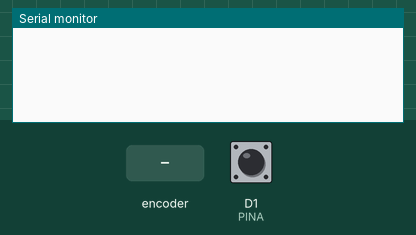
Recording of a sketch running on a simulated ESP8266 (NodeMCU). Shown: the last lines printed to the serial monitor. Inputs (shaded band) come from the test bench; at power-on: D1 (PINA) HIGH.

Above: at 1.2 s.
1.3 s: rotary encoder on D1 (PINA) / D2 (PINB) turned 1 step (first pin leading)
At 2.0 s:
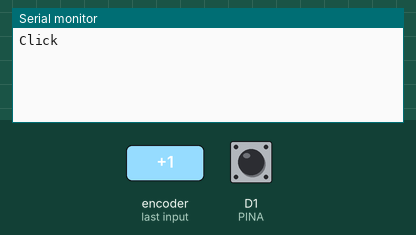
3.0 s: rotary encoder on D1 (PINA) / D2 (PINB) turned 1 step (first pin leading)
At 3.9 s:
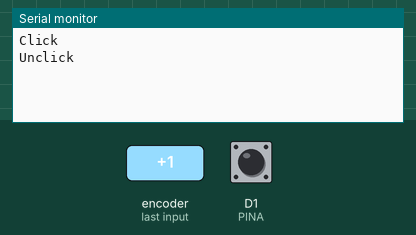

The sketch:

switch-3.ino
```cpp
/*
 *
 *
 *
 *
 */
#define PINA D1
#define PINB D2

int etatPinA = 0;
int etatPinB = 0;
int clic = 0;

int temps = 0;

void setup() {
  // put your setup code here, to run once:
  Serial.begin(9600); //initialisation port serie

  pinMode(PINA, INPUT_PULLUP);
  pinMode(PINB, INPUT_PULLUP);

//  delay(500);
//  Serial.println("");
//  digitalWrite(D1, LOW);
//  digitalWrite(D2, LOW);
//  Serial.println("Initialisation ok");
}

void loop() {
  // put your main code here, to run repeatedly:
//  d_1 = digitalRead(D1);
//  d_2 = digitalRead(D2);
//  Serial.print("état D1 : ");
//  Serial.print(d_1);
//  Serial.print(" / D2 : ");
//  Serial.println(d_2);
  if (millis() > temps + 50){
//    clic = 1-digitalRead(PINA);
    if (clic == 0){
      attachInterrupt(digitalPinToInterrupt(PINA), Click_, FALLING);
    }
    else
      attachInterrupt(digitalPinToInterrupt(PINA), Unclick_, RISING);
  }
}

void Click_ () {
  detachInterrupt(digitalPinToInterrupt(PINA));
  temps  = millis();
  Serial.println("Click");
  clic = 1;
}

void Unclick_ () {
  detachInterrupt(digitalPinToInterrupt(PINA));
  temps  = millis();
  Serial.println("Unclick");
  clic = 0;
}
```

Measured:
- after the input at 1.3 s, the serial monitor: prints a new line at once (image 1)
- after the input at 3.0 s, the serial monitor: prints a new line after 0.05 s (image 2)
